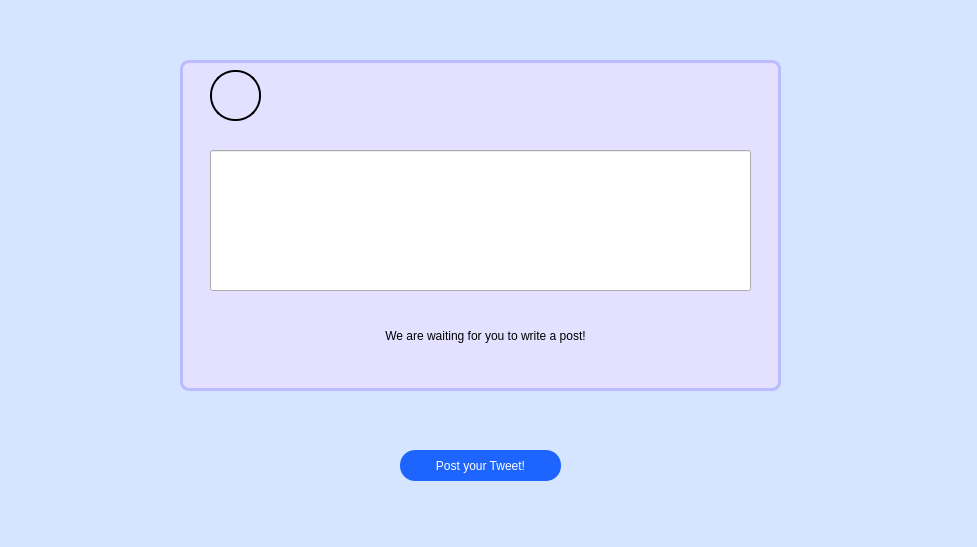
<?xml version="1.0" encoding="UTF-8"?>
<ui version="4.0">
 <class>MakePost</class>
 <widget class="QWidget" name="MakePost">
  <property name="geometry">
   <rect>
    <x>0</x>
    <y>0</y>
    <width>977</width>
    <height>547</height>
   </rect>
  </property>
  <property name="windowTitle">
   <string>MakePost</string>
  </property>
  <widget class="QGroupBox" name="postArea">
   <property name="geometry">
    <rect>
     <x>180</x>
     <y>60</y>
     <width>601</width>
     <height>331</height>
    </rect>
   </property>
   <property name="styleSheet">
    <string notr="true">QGroupBox {
background-color:rgb(227, 225, 255);
    border: 3px solid rgb(187, 187, 255);
    border-radius: 9px;

}</string>
   </property>
   <property name="title">
    <string/>
   </property>
   <widget class="QLineEdit" name="makePostText">
    <property name="geometry">
     <rect>
      <x>30</x>
      <y>90</y>
      <width>541</width>
      <height>141</height>
     </rect>
    </property>
    <property name="text">
     <string/>
    </property>
    <property name="alignment">
     <set>Qt::AlignLeading|Qt::AlignLeft|Qt::AlignTop</set>
    </property>
   </widget>
   <widget class="QLabel" name="statusPostMessage">
    <property name="geometry">
     <rect>
      <x>70</x>
      <y>260</y>
      <width>471</width>
      <height>31</height>
     </rect>
    </property>
    <property name="styleSheet">
     <string notr="true">
background-color:  rgb(30, 101, 255);
color:rgb(255, 255, 255);
border-radius: 15px;

hover{
background-color: rgb(1, 221, 255);
color:rgb(0, 0, 0);
}
</string>
    </property>
    <property name="text">
     <string>We are waiting for you to write a post!</string>
    </property>
    <property name="alignment">
     <set>Qt::AlignCenter</set>
    </property>
   </widget>
   <widget class="QLabel" name="usernameLabel">
    <property name="geometry">
     <rect>
      <x>90</x>
      <y>30</y>
      <width>161</width>
      <height>21</height>
     </rect>
    </property>
    <property name="styleSheet">
     <string notr="true">font-size:19px;</string>
    </property>
    <property name="text">
     <string/>
    </property>
   </widget>
   <widget class="QLabel" name="nameInitLabel">
    <property name="geometry">
     <rect>
      <x>30</x>
      <y>10</y>
      <width>51</width>
      <height>51</height>
     </rect>
    </property>
    <property name="styleSheet">
     <string notr="true">QLabel{
 border-style: outset;
 border-width: 2px;
 border-color: black;
border-radius:25px;
font: 20pt &quot;Lucida Calligraphy&quot;;
color:black;
}
</string>
    </property>
    <property name="text">
     <string/>
    </property>
    <property name="alignment">
     <set>Qt::AlignCenter</set>
    </property>
   </widget>
   <widget class="QLabel" name="char_counter">
    <property name="geometry">
     <rect>
      <x>520</x>
      <y>60</y>
      <width>71</width>
      <height>20</height>
     </rect>
    </property>
    <property name="text">
     <string/>
    </property>
   </widget>
  </widget>
  <widget class="QPushButton" name="makePostButton">
   <property name="geometry">
    <rect>
     <x>400</x>
     <y>450</y>
     <width>161</width>
     <height>31</height>
    </rect>
   </property>
   <property name="cursor">
    <cursorShape>PointingHandCursor</cursorShape>
   </property>
   <property name="styleSheet">
    <string notr="true">QPushButton{

background-color:  rgb(30, 101, 255);
color:rgb(255, 255, 255);
border-radius: 15px;

}
QPushButton:hover{
background-color: rgb(1, 221, 255);
color:rgb(0, 0, 0);
}
QPushButton:pressed{
background-color:rgb(43, 107, 255)
}</string>
   </property>
   <property name="text">
    <string>Post your Tweet!</string>
   </property>
  </widget>
  <widget class="QLabel" name="label">
   <property name="geometry">
    <rect>
     <x>-10</x>
     <y>-5</y>
     <width>991</width>
     <height>561</height>
    </rect>
   </property>
   <property name="styleSheet">
    <string notr="true">background-color:rgb(213, 229, 255)</string>
   </property>
   <property name="text">
    <string/>
   </property>
  </widget>
  <zorder>label</zorder>
  <zorder>postArea</zorder>
  <zorder>makePostButton</zorder>
 </widget>
 <layoutdefault spacing="6" margin="11"/>
 <resources/>
 <connections/>
</ui>
